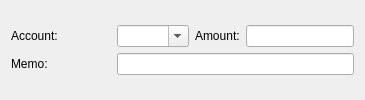
          <widget class="QWidget" name="tabWidgetPage1">
           <attribute name="title">
            <string>Send to single address</string>
           </attribute>
           <layout class="QVBoxLayout" name="verticalLayout_13">
            <item>
             <layout class="QVBoxLayout" name="verticalLayout_12">
              <item>
               <layout class="QHBoxLayout" name="horizontalLayout_9">
                <item>
                 <widget class="QLabel" name="label_12">
                  <property name="minimumSize">
                   <size>
                    <width>100</width>
                    <height>0</height>
                   </size>
                  </property>
                  <property name="text">
                   <string>Account:</string>
                  </property>
                 </widget>
                </item>
                <item>
                 <widget class="QComboBox" name="line_sendaccount1">
                  <property name="sizePolicy">
                   <sizepolicy hsizetype="Expanding" vsizetype="Fixed">
                    <horstretch>1</horstretch>
                    <verstretch>0</verstretch>
                   </sizepolicy>
                  </property>
                  <property name="editable">
                   <bool>true</bool>
                  </property>
                 </widget>
                </item>
                <item>
                 <widget class="QLabel" name="label_13">
                  <property name="text">
                   <string>Amount:</string>
                  </property>
                 </widget>
                </item>
                <item>
                 <widget class="QLineEdit" name="line_sendamount1">
                  <property name="alignment">
                   <set>Qt::AlignRight|Qt::AlignTrailing|Qt::AlignVCenter</set>
                  </property>
                 </widget>
                </item>
               </layout>
              </item>
              <item>
               <layout class="QHBoxLayout" name="horizontalLayout_10">
                <item>
                 <widget class="QLabel" name="label_14">
                  <property name="minimumSize">
                   <size>
                    <width>100</width>
                    <height>0</height>
                   </size>
                  </property>
                  <property name="text">
                   <string>Memo:</string>
                  </property>
                 </widget>
                </item>
                <item>
                 <widget class="QLineEdit" name="line_sendmemo1">
                  <property name="sizePolicy">
                   <sizepolicy hsizetype="Expanding" vsizetype="Fixed">
                    <horstretch>1</horstretch>
                    <verstretch>0</verstretch>
                   </sizepolicy>
                  </property>
                 </widget>
                </item>
               </layout>
              </item>
             </layout>
            </item>
           </layout>
          </widget>
